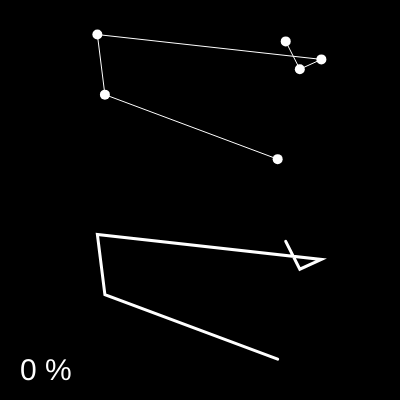
Frame 1 (no input)
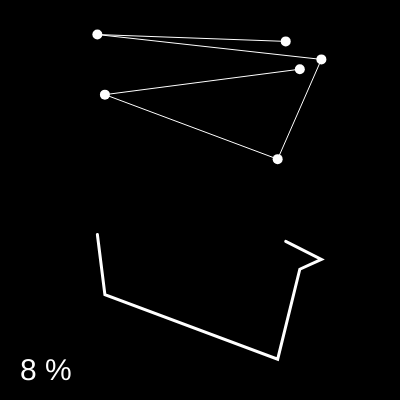
Frame 60 (no input)
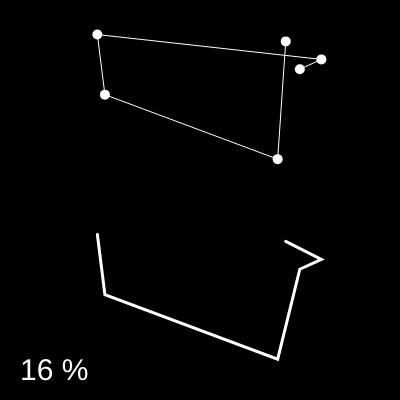
Frame 120 (the mouse pressed at the canvas centre since frame 60)

The p5.js sketch that drew these frames (run headless with seeded random() and noise() and a simulated clock; from frame 60 on, the mouse is pressed at the canvas centre):

// p5.js sketch
// ── sketch.js
var order = [];
var bestWay;
var cities = [];
var totalCities = 6;
var finish = false;
var recordDistance = 100000000;
var cont = 1;

function setup()
{
	createCanvas(400, 400);

	for (var i = 0; i < totalCities; i++) 
	{
		order[i] = i;
		cities[i] = new createVector(random(width), random(height/2));
	}
}

function draw()
{
	background(0);

	noStroke();
	fill(255);

	textSize(30);
	text(int(100*(cont/factorial(totalCities))) + " %", 20, height - 20);

	for (var i = 0; i < totalCities; i++) 
	{
		ellipse(cities[i].x, cities[i].y, 10, 10);
	}

	stroke(255);
	strokeWeight(1);
	noFill();

	beginShape();
	for (var i = 0; i < totalCities; i++) 
	{
		var index = order[i];
		vertex(cities[index].x, cities[index].y);
	}
	endShape();

	var distance = 0;
	for (var i = 0; i < totalCities-1; i++) 
	{
		var indexI = order[i];
		var indexJ = order[i+1];
		distance += dist(cities[indexI].x, cities[indexI].y, cities[indexJ].x, cities[indexJ].y);
	}

	if (distance < recordDistance)
	{
		recordDistance = distance;
		bestWay = order.slice();
	}

	translate(0, height/2);

	strokeWeight(3);
	beginShape();
	for (var i = 0; i < totalCities; i++) 
	{
		var index = bestWay[i];
		vertex(cities[index].x, cities[index].y);
	}
	endShape();

	finish = nextOrder();

	if (finish)
	{
		noLoop();
	}

	cont++;
}

function swap(a, i, j)
{
	var aux = a[i];
	a[i] = a[j];
	a[j] = aux;
}

function factorial(num)
{
	var result = 1;
	for (var i = 1; i <= num; i++) {
		result *= i;
	}
	return result;
}

function nextOrder()
{
	var largestI = -1;
	for (var i=0; i<order.length-1; i++)
	{
		if (order[i] < order[i+1]) 
		{
			largestI = i;
		}
	}

	var largestJ = -1;
	for (var j=0; j<order.length; j++)
	{
		if (order[largestI] <  order[j]) 
		{
			largestJ = j;
		}
	}

	swap(order, largestI, largestJ);

	var endArray = order.splice(largestI+1);
	endArray.reverse();
	order = order.concat(endArray);

	if (largestI == -1)
	{
		return true;
	}
	else
	{
		return false;
	}
}
